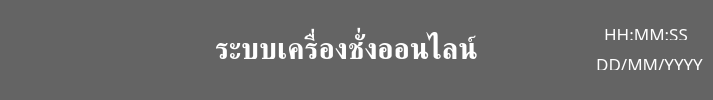
        <widget class="QWidget" name="widget" native="true">
         <property name="minimumSize">
          <size>
           <width>0</width>
           <height>55</height>
          </size>
         </property>
         <property name="styleSheet">
          <string notr="true">background-color: rgb(100, 100, 100);
color: rgb(255, 255, 255);
border-radius: 8px;</string>
         </property>
         <layout class="QHBoxLayout" name="horizontalLayout">
          <property name="leftMargin">
           <number>10</number>
          </property>
          <property name="topMargin">
           <number>5</number>
          </property>
          <property name="rightMargin">
           <number>10</number>
          </property>
          <property name="bottomMargin">
           <number>5</number>
          </property>
          <item>
           <widget class="QFrame" name="frame_28">
            <property name="enabled">
             <bool>true</bool>
            </property>
            <property name="minimumSize">
             <size>
              <width>0</width>
              <height>0</height>
             </size>
            </property>
            <property name="frameShape">
             <enum>QFrame::StyledPanel</enum>
            </property>
            <property name="frameShadow">
             <enum>QFrame::Raised</enum>
            </property>
            <layout class="QHBoxLayout" name="horizontalLayout_6">
             <property name="spacing">
              <number>0</number>
             </property>
             <property name="leftMargin">
              <number>0</number>
             </property>
             <property name="topMargin">
              <number>0</number>
             </property>
             <property name="rightMargin">
              <number>75</number>
             </property>
             <property name="bottomMargin">
              <number>0</number>
             </property>
             <item>
              <widget class="QPushButton" name="menu">
               <property name="font">
                <font>
                 <pointsize>9</pointsize>
                </font>
               </property>
               <property name="cursor">
                <cursorShape>PointingHandCursor</cursorShape>
               </property>
               <property name="text">
                <string/>
               </property>
               <property name="icon">
                <iconset resource="resource.qrc">
                 <normaloff>:/assets/icon/menu.png</normaloff>
                 <normalon>:/assets/icon/menu_open.png</normalon>:/assets/icon/menu.png</iconset>
               </property>
               <property name="iconSize">
                <size>
                 <width>40</width>
                 <height>40</height>
                </size>
               </property>
               <property name="checkable">
                <bool>true</bool>
               </property>
               <property name="autoExclusive">
                <bool>true</bool>
               </property>
              </widget>
             </item>
            </layout>
           </widget>
          </item>
          <item>
           <spacer name="horizontalSpacer_5">
            <property name="orientation">
             <enum>Qt::Horizontal</enum>
            </property>
            <property name="sizeHint" stdset="0">
             <size>
              <width>92</width>
              <height>20</height>
             </size>
            </property>
           </spacer>
          </item>
          <item>
           <widget class="QLabel" name="title">
            <property name="font">
             <font>
              <family>Kanit</family>
              <pointsize>22</pointsize>
              <bold>true</bold>
             </font>
            </property>
            <property name="styleSheet">
             <string notr="true"/>
            </property>
            <property name="text">
             <string>ระบบเครื่องชั่งออนไลน์</string>
            </property>
            <property name="alignment">
             <set>Qt::AlignCenter</set>
            </property>
           </widget>
          </item>
          <item>
           <widget class="QLabel" name="current_tabletID">
            <property name="sizePolicy">
             <sizepolicy hsizetype="Fixed" vsizetype="Fixed">
              <horstretch>0</horstretch>
              <verstretch>0</verstretch>
             </sizepolicy>
            </property>
            <property name="font">
             <font>
              <family>Kanit</family>
              <pointsize>22</pointsize>
              <bold>true</bold>
             </font>
            </property>
            <property name="text">
             <string/>
            </property>
            <property name="alignment">
             <set>Qt::AlignCenter</set>
            </property>
           </widget>
          </item>
          <item>
           <spacer name="horizontalSpacer_4">
            <property name="orientation">
             <enum>Qt::Horizontal</enum>
            </property>
            <property name="sizeHint" stdset="0">
             <size>
              <width>75</width>
              <height>20</height>
             </size>
            </property>
           </spacer>
          </item>
          <item>
           <widget class="QLabel" name="wifi_signal">
            <property name="maximumSize">
             <size>
              <width>30</width>
              <height>30</height>
             </size>
            </property>
            <property name="text">
             <string/>
            </property>
            <property name="pixmap">
             <pixmap resource="resource.qrc">:/assets/icon/no-wifi.png</pixmap>
            </property>
            <property name="scaledContents">
             <bool>true</bool>
            </property>
           </widget>
          </item>
          <item>
           <widget class="QGroupBox" name="datetime_group_2">
            <property name="font">
             <font>
              <pointsize>11</pointsize>
             </font>
            </property>
            <property name="alignment">
             <set>Qt::AlignCenter</set>
            </property>
            <layout class="QVBoxLayout" name="datetime_group">
             <property name="spacing">
              <number>0</number>
             </property>
             <property name="leftMargin">
              <number>0</number>
             </property>
             <property name="topMargin">
              <number>5</number>
             </property>
             <property name="rightMargin">
              <number>0</number>
             </property>
             <property name="bottomMargin">
              <number>5</number>
             </property>
             <item>
              <widget class="QLabel" name="time_bar">
               <property name="maximumSize">
                <size>
                 <width>100</width>
                 <height>12</height>
                </size>
               </property>
               <property name="font">
                <font>
                 <family>Kanit</family>
                 <pointsize>13</pointsize>
                 <bold>false</bold>
                </font>
               </property>
               <property name="text">
                <string>HH:MM:SS</string>
               </property>
               <property name="alignment">
                <set>Qt::AlignCenter</set>
               </property>
              </widget>
             </item>
             <item>
              <widget class="QLabel" name="date_bar">
               <property name="maximumSize">
                <size>
                 <width>120</width>
                 <height>12</height>
                </size>
               </property>
               <property name="font">
                <font>
                 <family>Kanit</family>
                 <pointsize>13</pointsize>
                 <bold>false</bold>
                </font>
               </property>
               <property name="text">
                <string>DD/MM/YYYY</string>
               </property>
               <property name="alignment">
                <set>Qt::AlignCenter</set>
               </property>
              </widget>
             </item>
            </layout>
           </widget>
          </item>
         </layout>
        </widget>
